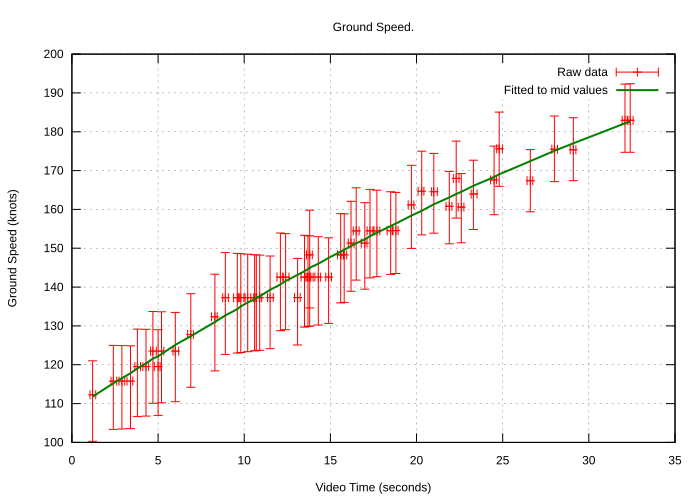

The gnuplot source for this figure:
# set logscale x
set grid
set title "Ground Speed."
set xlabel "Video Time (seconds)"
set xtics
#set format x ""

# set logscale y
set ylabel "Ground Speed (knots)"
# set yrange [:110]
# set ytics 8,35,3
# set logscale y2
# set y2label "Bytes"
# set y2range [1:1e9]
# set y2tics

set pointsize 1
set datafile separator whitespace#"	"
set datafile missing "NaN"

# Curve fit
#cost(x) = a + (b / (x/1024))
#fit cost(x) "ground_speed.dat" using 1:2 via a,b

set terminal svg size 700,500           # choose the file format

set output "ground_speed.svg"   # choose the output device
#set key title "Window Length"
#  lw 2 pointsize 2

# linespoints
plot "ground_speed.dat" using 1:2:3:4:5:6 title "Raw data" w xyerrorbars, \
    "ground_speed.dat" using 1:7 title "Fitted to mid values" lw 2 w line

#    "ground_speed.dat" using 1:8 title "Fitted to extreme minimum values" lw 1 w line, \
#    "ground_speed.dat" using 1:9 title "Fitted to extreme maximum values" lw 1 w line
reset
